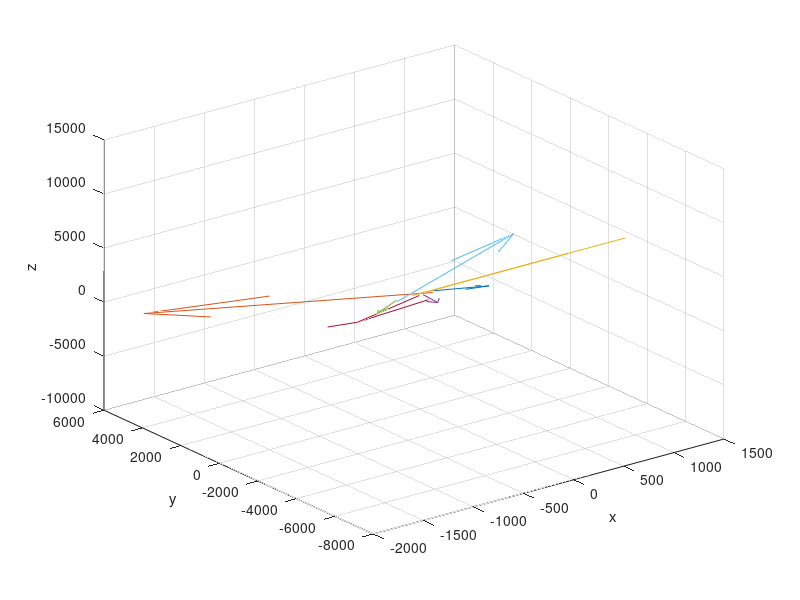
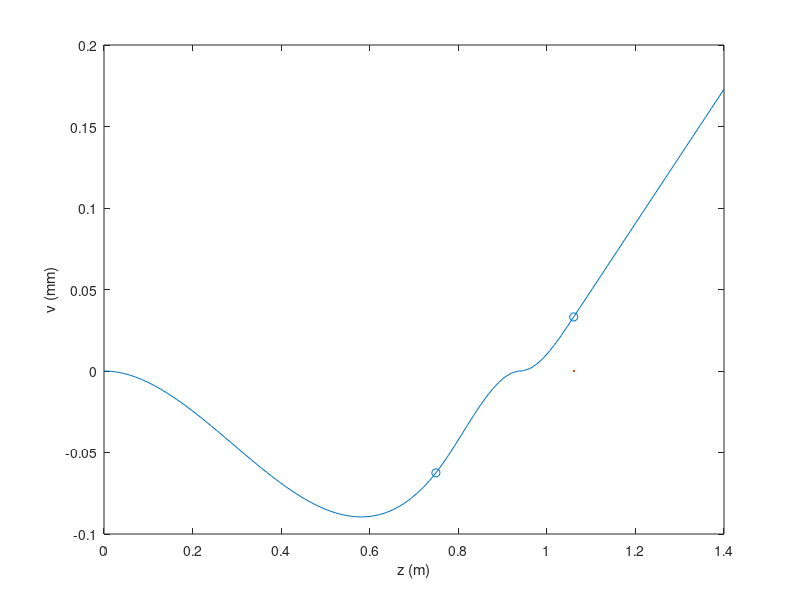
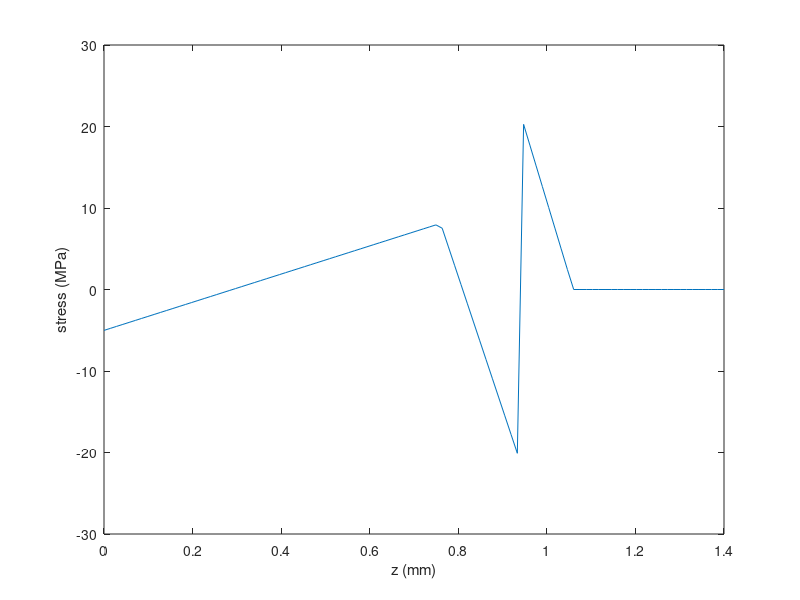

Recreate these plots in MATLAB, in order. (Note: this script raises an error after producing the figures.)
clear
clc

% Vertical Strut Bending:
E = 70e9;           %Pa (Young's modulus of strut material)
I = 37.2;           %cm^4 (second moment of area of strut section)
I = 125;            %cm^4 (second moment of area of strut section)
I = I*(1/100)^4;    %m^4
y = 40e-4/2;        %m
y = 90e-3/2;        %m
L = 1400;           %mm (length of vertical strut)
h_a = 710;          %mm (actuator height at nominal position)
%With supporting A-frame:
Z_N = 940;          %mm
%Z_N sweep:
% Z_N = 200:10:1400;    %mm
% Z_N = 560:1:570;
Z_N = Z_N/1000;     %m


% Force magnitudes defined such that:
% <0 => Suspension arm in compression
% >0 => Suspension arm in tension

%Upper wishbone inboard front
UIFR = [178.51 250.87 281.96]; %Position
UIFV = [-0.54695 0.82885 0.11772]; %Direction
UIFM = -793.314409; %magnitude

%Upper wishbone inboard rear
UIRR = [-177.74 281.38 264.58]; %Position
UIRV = [0.514318814 0.836795346 0.187749054]; %Direction
UIRM = -560.3454574; %magnitude

%Lower wishbone inboard front
LIFR = [176.98 252.3 124.89]; %Position
LIFV = [-0.477138521 0.877673666 0.045030746]; %Direction
LIFM = 4464.581782; %Magnitude

%Lower wishbone inboard rear
LIRR = [-175.12 281.87 126.41]; %Position
LIRV = [0.549395053 0.834465564 0.042805352]; %Direction
LIRM = 2995.749875; %Magnitude

%Rocker pivot
RPR = [30 158.4 459.5]; %Position
RPV = [0 -0.609313 0.79293]; %Direction
RPM = 12706;%Magnitude

%Damper to chassis
DCR = [30 185.78 271.56]; %Position
DCV = [0 -0.533056104 0.846079896]; %Direction
DCM = -6036.413019; %Magnitude

%Trackrod inboard
TIR = [75.89 230 201]; %Position
TIV = [0 0.992417851 0.122909761]; %Direction
TIM = -775.356131; %Magnitude

%Resultant position
R = [0 0 0];

%construct matrix of hardpoint positions relative to the resultant position
Pos = [UIFR-R; UIRR-R; LIFR-R; LIRR-R; RPR-R; DCR-R; TIR-R];
%convert into m
Pos = Pos./1000;

%construct matrix of hardpoint force vectors
Dir = [UIFV; UIRV; LIFV; LIRV; RPV; DCV; TIV];

%construct array of force magnitudes
Mag = [UIFM; UIRM; LIFM; LIRM; RPM; DCM; TIM];

%construct array of points at which forces act on the mounting plate
hardpoints = [UIFR; UIRR; LIFR; LIRR; RPR; DCR; TIR];

%Plot force vectors
figure(1)
for i = 1:length(hardpoints)
    quiver3(hardpoints(i,1), hardpoints(i,2), hardpoints(i,3), Dir(i,1)*sign(Mag(i)), Dir(i,2)*sign(Mag(i)), Dir(i,3)*sign(Mag(i)), abs(Mag(i)))
hold on
end
xlabel('x')
ylabel('y')
zlabel('z')

%construct array of force components
Comp = Dir(:,:).*Mag(:,1);

%sum moments about R due to forces
%M1 = cross(Pos(1,:),Comp(1,:));
M = cross(Pos(:,:),Comp(:,:));

%find the total moment at the resultant point
Mt = sum(M);

%sum of all the forces on the mounting plate
Ft = sum(Comp);

%extract resultant force in y-direction
Fy = Ft(2);

%extract moment about the x-axis
Mx = Mt(1);

%position vectors of the bearing locations
%x and z seperation of the bearing locations
Xsep = 600; %356.25;
Zsep = 300;

%bearing location "centre"
B = [0 200 200];

%matrix of bearing locations
Bloc = [B(1)+Xsep/2 B(2) B(3)-Zsep/2; B(1)+Xsep/2 B(2) B(3)+Zsep/2; B(1)-Xsep/2 B(2) B(3)+Zsep/2; B(1)-Xsep/2 B(2) B(3)-Zsep/2];

%matrix of position vectors from resultant location to bearing locations
Bpos = [Bloc(1,:)-R; Bloc(2,:)-R; Bloc(3,:)-R; Bloc(4,:)-R];
Bpos = Bpos./1000;

%solve for bearing forces F = [F1; F2] = [Bottom; Top]
M = [1 1; -2*Bpos(1,3) -2*Bpos(2,3)];
F = inv(M)*[-Fy; -Mx];

%section to plot moments across the plate using iteration

%% Vertical Strut Bending
n = 100;     % number of distance discretised points
z = linspace(0, L, n)/1000;    %m

B(3) = B(3) + h_a;  %mm (add vertical separation of origin from ground)
% Without supporting 45deg strut:
% F_R = sum(F); %N
% M_R = F(1)*(B(3)-Zsep/2) + F(2)*(B(3)+Zsep/2);  %Nmm
% M_R = M_R/1000;     %Nm
% 
% C1 = 0;
% C2 = 0;
% for i=1:length(z)
%     if z(i) < (B(3) - Zsep/2)/1000
%         v(i) = (1/2*M_R*z(i).^2 - 1/6*F_R*z(i).^3 + C1*z(i) + C2)/(E*I);    %m
%     elseif z(i) < (B(3) + Zsep/2)/1000
%         v(i) = (1/2*M_R*z(i).^2 - 1/6*F_R*z(i).^3 + 1/6*F(1)*(z(i)-(B(3)-Zsep/2)/1000).^3 + C1*z(i) + C2)/(E*I);    %m
%     else
%         v(i) = (1/2*M_R*z(i).^2 - 1/6*F_R*z(i).^3 + 1/6*F(1)*(z(i)-(B(3)-Zsep/2)/1000).^3 + 1/6*F(2)*(z(i)-(B(3)+Zsep/2)/1000).^3 + C1*z(i) + C2)/(E*I);    %m
%     end
% end

% With supporting 45deg strut:
stress = [];
e2 = [];    % height difference between bearings due to deflection (in the y-direction) 
for z_N = Z_N
    % 4 unknowns (incl. M_N):
    % d2v/dz2 = 0:
%     Q = [[1 1 0 0];
%         [0 z_N 1 1];
%         [-1/6*z_N^3 0 0.5*z_N^2 0];
%         [-z_N 0 1 0]];
%     R_mat = Q \ [F(1)+F(2); F(1)*(B(3) - Zsep/2)/1000 + F(2)*(B(3) + Zsep/2)/1000; -1/6*F(1)*(z_N - (B(3) - Zsep/2)/1000)^3; -F(1)*(z_N - (B(3) - Zsep/2)/1000)];
    % dv/dz = 0:
    Q = [[1 1 0 0];
        [0 z_N 1 1];
        [-1/6*z_N^3 0 0.5*z_N^2 0];
        [-0.5*z_N^2 0 z_N 0]];

    % 3 unknowns (excl. M_N):
%     M_N = 0;
    % BC: dv/dz = 0:
%     Q = [[1 1 0];
%         [0 z_N 1];
%         [-0.5*z_N^2 0 z_N]];
%     R_mat = Q \ [F(1)+F(2); F(1)*(B(3) - Zsep/2)/1000 + F(2)*(B(3) + Zsep/2)/1000; 0];
%     F_R = R_mat(1);
%     N = R_mat(2);
%     M_R = R_mat(3);
    % BC: v(z_N) = 0:
%     Q = [[1 1 0];
%         [0 z_N 1];
%         [-1/6*z_N^3 0 0.5*z_N^2]];
%     R_mat = Q \ [F(1)+F(2); F(1)*(B(3) - Zsep/2)/1000 + F(2)*(B(3) + Zsep/2)/1000; 0];
%     F_R = R_mat(1);
%     N = R_mat(2);
%     M_R = R_mat(3);

    C1 = 0;
    C2 = 0;
    v = zeros(1, length(z));
    if z_N < (B(3) - Zsep/2)/1000
        R_mat = Q \ [F(1)+F(2); F(1)*(B(3) - Zsep/2)/1000 + F(2)*(B(3) + Zsep/2)/1000; 0; 0];
        F_R = R_mat(1);
        N = R_mat(2);
        M_R = R_mat(3);
        M_N = R_mat(4);
        for i=1:length(z)
            if z(i) < z_N
                v(i) = (1/2*M_R*z(i).^2 - 1/6*F_R*z(i).^3 + C1*z(i) + C2)/(E*I);    %m
                M_b(i) = M_R - F_R*z(i);   %Nm
            elseif z(i) < (B(3) - Zsep/2)/1000
                v(i) = (1/2*M_R*z(i).^2 - 1/6*F_R*z(i).^3 + 1/2*M_N*(z(i)-z_N).^2 - 1/6*N*(z(i) - z_N).^3 + C1*z(i) + C2)/(E*I);    %m
                M_b(i) = M_R - F_R*z(i) + M_N - N*(z(i) - z_N);   %Nm
            elseif z(i) < (B(3) + Zsep/2)/1000
                v(i) = (1/2*M_R*z(i).^2 - 1/6*F_R*z(i).^3 + 1/2*M_N*(z(i)-z_N).^2 - 1/6*N*(z(i) - z_N).^3 + 1/6*F(1)*(z(i)-(B(3)-Zsep/2)/1000).^3 + C1*z(i) + C2)/(E*I);    %m
                M_b(i) = M_R - F_R*z(i) + M_N - N*(z(i) - z_N) + F(1)*(z(i) - (B(3)-Zsep/2)/1000);   %Nm
            else
                v(i) = (1/2*M_R*z(i).^2 - 1/6*F_R*z(i).^3 + 1/2*M_N*(z(i)-z_N).^2 - 1/6*N*(z(i) - z_N).^3 + 1/6*F(1)*(z(i)-(B(3)-Zsep/2)/1000).^3 + 1/6*F(2)*(z(i)-(B(3)+Zsep/2)/1000).^3 + C1*z(i) + C2)/(E*I);    %m
                M_b(i) = M_R - F_R*z(i) + M_N - N*(z(i) - z_N) + F(1)*(z(i) - (B(3)-Zsep/2)/1000) + F(2)*(z(i) - (B(3)+Zsep/2)/1000);   %Nm
            end
        end
    elseif z_N < (B(3) + Zsep/2)/1000
        R_mat = Q \ [F(1)+F(2); F(1)*(B(3) - Zsep/2)/1000 + F(2)*(B(3) + Zsep/2)/1000; -1/6*F(1)*(z_N - (B(3) - Zsep/2)/1000)^3; -0.5*F(1)*(z_N - (B(3) - Zsep/2)/1000)^2];
        F_R = R_mat(1);
        N = R_mat(2);
        M_R = R_mat(3);
        M_N = R_mat(4);
        for i=1:length(z)
            if z(i) < (B(3) - Zsep/2)/1000
                v(i) = (1/2*M_R*z(i).^2 - 1/6*F_R*z(i).^3 + C1*z(i) + C2)/(E*I);    %m
                M_b(i) = M_R - F_R*z(i);   %Nm
            elseif z(i) < z_N
                v(i) = (1/2*M_R*z(i).^2 - 1/6*F_R*z(i).^3 + 1/6*F(1)*(z(i)-(B(3)-Zsep/2)/1000).^3 + C1*z(i) + C2)/(E*I);    %m
                M_b(i) = M_R - F_R*z(i) + F(1)*(z(i) - (B(3)-Zsep/2)/1000);   %Nm
            elseif z(i) < (B(3) + Zsep/2)/1000
                v(i) = (1/2*M_R*z(i).^2 - 1/6*F_R*z(i).^3 + 1/2*M_N*(z(i)-z_N).^2 - 1/6*N*(z(i) - z_N).^3 + 1/6*F(1)*(z(i)-(B(3)-Zsep/2)/1000).^3 + C1*z(i) + C2)/(E*I);    %m
                M_b(i) = M_R - F_R*z(i) + M_N - N*(z(i) - z_N) + F(1)*(z(i) - (B(3)-Zsep/2)/1000);   %Nm
            else
                v(i) = (1/2*M_R*z(i).^2 - 1/6*F_R*z(i).^3 + 1/2*M_N*(z(i)-z_N).^2 - 1/6*N*(z(i) - z_N).^3 + 1/6*F(1)*(z(i)-(B(3)-Zsep/2)/1000).^3 + 1/6*F(2)*(z(i)-(B(3)+Zsep/2)/1000).^3 + C1*z(i) + C2)/(E*I);    %m
                M_b(i) = M_R - F_R*z(i) + M_N - N*(z(i) - z_N) + F(1)*(z(i) - (B(3)-Zsep/2)/1000) + F(2)*(z(i) - (B(3)+Zsep/2)/1000);   %Nm
            end
        end
    else
        R_mat = Q \ [F(1)+F(2); F(1)*(B(3) - Zsep/2)/1000 + F(2)*(B(3) + Zsep/2)/1000; -1/6*(F(1)*(z_N - (B(3) - Zsep/2)/1000)^3 + F(2)*(z_N - (B(3) + Zsep/2)/1000)^3); -0.5*(F(1)*(z_N - (B(3) - Zsep/2)/1000)^2 + F(2)*(z_N - (B(3) + Zsep/2)/1000)^2)];
        F_R = R_mat(1);
        N = R_mat(2);
        M_R = R_mat(3);
        M_N = R_mat(4);
        for i=1:length(z)
            if z(i) < (B(3) - Zsep/2)/1000
                v(i) = (1/2*M_R*z(i).^2 - 1/6*F_R*z(i).^3 + C1*z(i) + C2)/(E*I);    %m
                M_b(i) = M_R - F_R*z(i);   %Nm
            elseif z(i) < (B(3) + Zsep/2)/1000
                v(i) = (1/2*M_R*z(i).^2 - 1/6*F_R*z(i).^3 + 1/6*F(1)*(z(i)-(B(3)-Zsep/2)/1000).^3 + C1*z(i) + C2)/(E*I);    %m
                M_b(i) = M_R - F_R*z(i) + F(1)*(z(i) - (B(3)-Zsep/2)/1000);   %Nm
            elseif z(i) < z_N
                v(i) = (1/2*M_R*z(i).^2 - 1/6*F_R*z(i).^3 + 1/6*F(1)*(z(i)-(B(3)-Zsep/2)/1000).^3 + 1/6*F(2)*(z(i)-(B(3)+Zsep/2)/1000).^3 + C1*z(i) + C2)/(E*I);    %m
                M_b(i) = M_R - F_R*z(i) + F(1)*(z(i) - (B(3)-Zsep/2)/1000) + F(2)*(z(i) - (B(3)+Zsep/2)/1000);   %Nm
            else
                v(i) = (1/2*M_R*z(i).^2 - 1/6*F_R*z(i).^3 + 1/6*F(1)*(z(i)-(B(3)-Zsep/2)/1000).^3 + 1/6*F(2)*(z(i)-(B(3)+Zsep/2)/1000).^3 + 1/2*M_N*(z(i)-z_N).^2 - 1/6*N*(z(i)-z_N).^3 + C1*z(i) + C2)/(E*I);    %m
                M_b(i) = M_R - F_R*z(i) + M_N - N*(z(i) - z_N) + F(1)*(z(i) - (B(3)-Zsep/2)/1000) + F(2)*(z(i) - (B(3)+Zsep/2)/1000);   %Nm
            end
        end
    end
    stress = [stress; M_b.*y/I];              %Pa

    % Plot deflection
    figure(2)
    plot(z,v*1000)
    xlabel('z (m)')
    ylabel('v (mm)')
    % Plot bearing positions
    B_ind = round(n*[(B(3)-Zsep/2)/L, (B(3) + Zsep/2)/L]);
    z_b = [];
    v_b = [];
    for b = B_ind
        z_b = [z_b, z(b)];  % m
        v_b = [v_b, v(b)];  % m
    end
    hold on
    scatter(z_b, v_b*1000)
    plot(z(b), v(b))
    
    figure(3)
    plot(z, stress/10^6)
    xlabel('z (mm)')
    ylabel('stress (MPa)')

    e2 = [e2, 1000*abs(v_b(1) - v_b(2))];   %mm
end
[e2_min, e2_min_ind] = min(e2);
z_N = Z_N(e2_min_ind);  %m

disp('e2 = ' + string(e2_min) + ' mm at ' + string(z_N*1000) + ' mm');